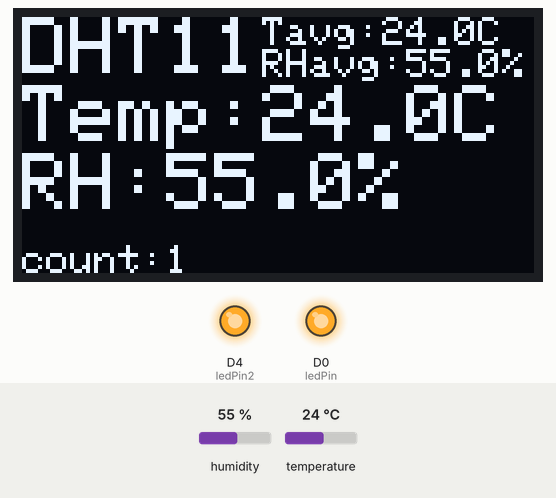
Recording of a sketch running on a simulated ESP8266 (NodeMCU). On the bench: 128×64 one-colour display, output pins drawn as LEDs (lit = HIGH). Inputs (shaded band) come from the test bench; at power-on: humidity 55 %, temperature 24 °C. What the sketch prints to the serial monitor is not drawn.

Above: at 1.6 s.
1.7 s: humidity set to 22 %
At 2.8 s:
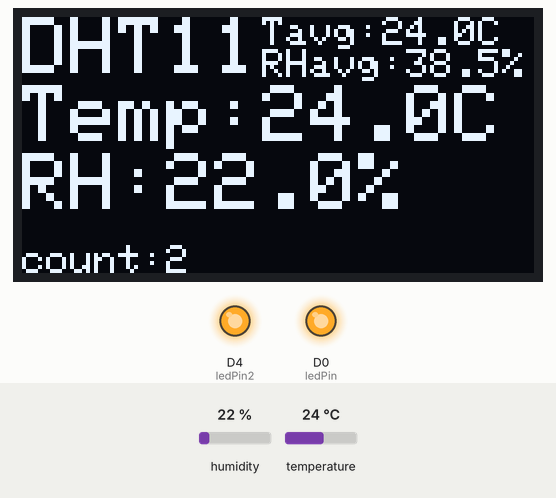
5.8 s: temperature set to 12 °C
At 6.4 s:
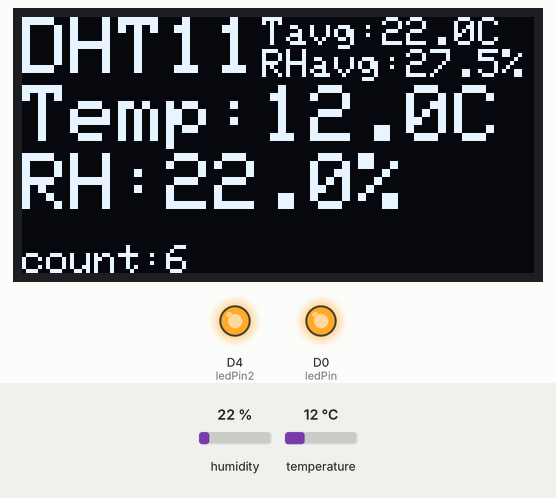
8.5 s: humidity set to 40 %
At 9.8 s:
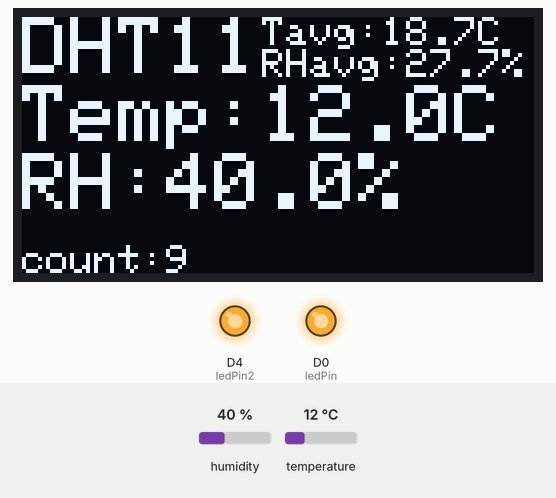
11.5 s: temperature set to 19 °C
At 12.8 s:
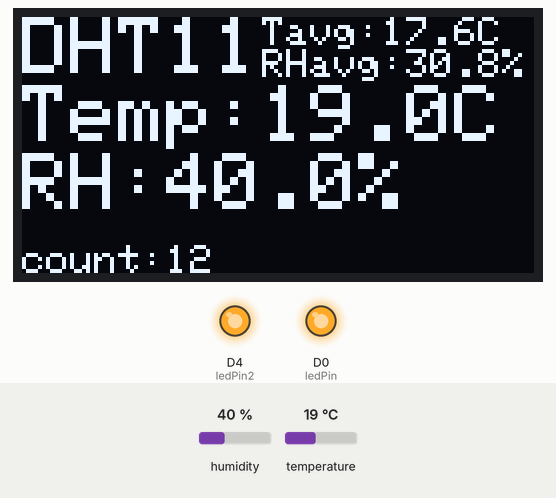
Timing chart, 0 to 14.5 s (numbered marks = the images above; inputs shaded):
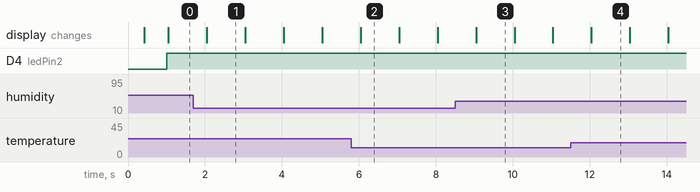

Measured:
- what the display in image 1 shows lasts 1.0 s, from 2.0 s to 3.0 s

The sketch:

DHT11OLED.ino
```cpp
//-----------------------------------------------------------------------------------OLED
//OLED REFERENCES
//FONT SIZE: (x,y) Height: 1x text 7px | 2x Text 14px | 3x text 21px

//I2C protocol default SCL,SDA Pins
//NodeMCU 1.0               SCL: D1/GPIO5    SDA: D2/GPIO4
//Arduino UNO or Pro Mini   SCL: A5          SDA: A4
//ESP32 DevKit V1 36 Pin    SCL: D22/GPIO22  SDA: D21/GPIO21
#include <SPI.h>
#include <Wire.h>
#include <Adafruit_GFX.h>
#include <Adafruit_SSD1306.h>
#define SCREEN_WIDTH 128    // OLED display width, in pixels
#define SCREEN_HEIGHT 64    // OLED display height, in pixels
#define OLED_RESET     -1   // OLED reset pin # (or -1 if none or sharing board reset pin)
#define SCREEN_ADDRESS 0x3C //See datasheet for Address
//Wire.begin(sda, scl);
Adafruit_SSD1306 display(SCREEN_WIDTH, SCREEN_HEIGHT, &Wire, OLED_RESET);
bool invertDisplay = false;

//------------------------------------------------------------------------------------DHT
#include <Adafruit_Sensor.h>
#include <DHT.h>
#include <DHT_U.h>
//define DHTTYPE DHT22  //Change if you are using DHT22
#define DHTTYPE DHT11   //Set sensor type
#define DHTPIN D5       //Set to pin where the DHT Sensor data is connected
DHT_Unified dht(DHTPIN, DHTTYPE);
//uint32_t delayMS;
unsigned int delayMS;
float currentTemp;
float currentRH;
float averageTemp;
float averageRH;
unsigned long samples;
String Tavg;
String RHavg;
String totalSamples;
float MaxTemp;
float MinTemp;
float MaxRH;
float MinRH;
String MT;
String mT;
String MRH;
String mRH;

//Delay without delay
const byte ledPin = D0;    // pin of LED
const byte ledPin2 = LED_BUILTIN;
const bool invertedLED = true;
bool ledState = LOW;               // state to set LED to
unsigned long previousMillis = 0;  // last time function was called
const long interval = 1000;        // interval

//-----------------------------------------------------------------------------------------------------------------------------------------------------------------------------------------
//-----------------------------------------------------------------------------------------------------------------------------------------------------------------------------------------

void SplashScreen(void) {
  display.clearDisplay();      // Always clear before writing new screen
  display.setCursor(0, 0);     // Start at top-left corner
  display.setTextSize(2);      // Set text size
  display.write("Phuwanut");
  display.setCursor(0, 16);    // Set second text starting location
  display.write("DHT OLED");
  display.display();           // Display written text on the display
}

//-----------------------------------------------------------------------------------------------------------------------------------------------------------------------------------------
//-----------------------------------------------------------------------------------------------------------------------------------------------------------------------------------------

void DHT_initialize(void) { //Mostly from Adafruit DHT_Unified_Sensor example
  dht.begin();
  sensor_t sensor;
  dht.temperature().getSensor(&sensor);
  Serial.println(F("------------------------------------"));
  Serial.println(F("Temperature Sensor")); // Print temperature sensor details.
  Serial.print  (F("Sensor Type: ")); Serial.println(sensor.name);
  Serial.print  (F("Driver Ver:  ")); Serial.println(sensor.version);
  Serial.print  (F("Unique ID:   ")); Serial.println(sensor.sensor_id);
  Serial.print  (F("Max Value:   ")); Serial.print(sensor.max_value); Serial.println(F("°C"));
  Serial.print  (F("Min Value:   ")); Serial.print(sensor.min_value); Serial.println(F("°C"));
  Serial.print  (F("Resolution:  ")); Serial.print(sensor.resolution); Serial.println(F("°C"));
  Serial.println(F("------------------------------------"));
  dht.humidity().getSensor(&sensor);
  Serial.println(F("Humidity Sensor"));    // Print humidity sensor details.
  Serial.print  (F("Sensor Type: ")); Serial.println(sensor.name);
  Serial.print  (F("Driver Ver:  ")); Serial.println(sensor.version);
  Serial.print  (F("Unique ID:   ")); Serial.println(sensor.sensor_id);
  Serial.print  (F("Max Value:   ")); Serial.print(sensor.max_value); Serial.println(F("%"));
  Serial.print  (F("Min Value:   ")); Serial.print(sensor.min_value); Serial.println(F("%"));
  Serial.print  (F("Resolution:  ")); Serial.print(sensor.resolution); Serial.println(F("%"));
  Serial.println(F("------------------------------------"));
  const unsigned long delayMS = sensor.min_delay / 1000;       // Set delay between sensor readings based on sensor details.
}

//-----------------------------------------------------------------------------------------------------------------------------------------------------------------------------------------
//-----------------------------------------------------------------------------------------------------------------------------------------------------------------------------------------


void OLED_initialize(void) { // SSD1306_SWITCHCAPVCC = generate display voltage from 3.3V internally
  if (!display.begin(SSD1306_SWITCHCAPVCC, SCREEN_ADDRESS)) { // Idk why but need this for display to function
    Serial.println(F("SSD1306 allocation failed"));
    for (;;); // Don't proceed, loop forever
  }
  display.clearDisplay(); //get rid of default adafruit logo when display is initializeed
  display.display();
}

//-----------------------------------------------------------------------------------------------------------------------------------------------------------------------------------------
//-----------------------------------------------------------------------------------------------------------------------------------------------------------------------------------------

//-----------------------------------------------------------------------------------------------------------------------------------------------------------------------------------------
//-----------------------------------------------------------------------------------------------------------------------------------------------------------------------------------------

void setup() {
  OLED_initialize();
  display.cp437(true);         // Use full 256 char 'Code Page 437' font
  display.setTextColor(SSD1306_WHITE); // Draw white text
  pinMode(ledPin, OUTPUT);
  pinMode(ledPin2, OUTPUT);
  Serial.begin(9600);
  digitalWrite(ledPin, invertedLED);
  //DHT
  DHT_initialize();

  SplashScreen();
  if (invertedLED == true) {
    ledState = !ledState;
  }
}

//=========================================================================================================================================================================================
//=========================================================================================================================================================================================

void loop() {
  unsigned long currentMillis = millis();
  if (currentMillis - previousMillis >= interval) { // Past the sensor interval
    previousMillis = currentMillis;        // Save last time function was called
    //ROW 1-HEADER-------------------------------------------------------------------------------------------------------------------------------------------------------------------------
    display.clearDisplay();                // Always clear old stuff before drawing new stuff
    display.setTextColor(SSD1306_WHITE);   // Draw white text

    display.setCursor(0, 0);               // Start at top-left corner
    display.setTextSize(2);                // 2x font
    display.write("DHT11");                // Actual text
    sensors_event_t event;                 // Create a sensors_event_t object in memory to hold results
    //Row 2-TEMP---------------------------------------------------------------------------------------------------------------------------------------------------------------------------
    display.setCursor(0, 17);              // Move cursor Down
    display.write("Temp:");                // Actual text 2

    dht.temperature().getEvent(&event);    // Get a new sensor event, passing in our 'event' placeholder
    if (isnan(event.temperature)) {        // If temperature is not a number
      Serial.println(F("Error reading temperature!"));
      display.write("Error");
    }
    else {
      Serial.print(F("Temperature: "));
      Serial.print(event.temperature);
      Serial.println(F("°C"));
      currentTemp = event.temperature;
      String Temp = String(event.temperature, 1);
      display.write(Temp.c_str());
      display.write("C");
    }
    display.setCursor(0, 34);
    display.write("RH:");

    dht.humidity().getEvent(&event);      // Read relative humidity data
    if (isnan(event.relative_humidity)) { // If relative humidity is not a number
      Serial.println(F("Error reading humidity!"));
      display.write("Error");
    }
    else {
      Serial.print(F("Humidity: "));
      Serial.print(event.relative_humidity);
      Serial.println(F("%"));
      currentRH = event.relative_humidity;
      String RH = String(event.relative_humidity, 1);
      display.write(RH.c_str());
      display.write("%");
    }

    //-------------------------------------------------------------------------------------------------------------------------------------------------------------------------------------

    ledState = !ledState; // Toggle LED state
    if (isnan(event.temperature) || isnan(event.relative_humidity)) { // Not getting any data from DHT sensor
      invertDisplay = !invertDisplay;
      if (ledState == HIGH) {
        digitalWrite(ledPin, ledState); // if invertedLED is true, LED turns off and vice versa
        digitalWrite(ledPin2, ledState);
      }
      else if (ledState == LOW) {
        digitalWrite(ledPin, ledState);
        digitalWrite(ledPin2, ledState);
      }
    }
    else if (!isnan(event.temperature) && !isnan(event.relative_humidity)) {
      invertDisplay = false;
      digitalWrite(ledPin, invertedLED);
      digitalWrite(ledPin2, invertedLED);

      samples++;
      averageTemp += (currentTemp - averageTemp) / samples;
      averageRH += (currentRH - averageRH) / samples;
      Serial.print("averageTemp: ");
      Serial.println(averageTemp);
      Serial.print("averageRH: ");
      Serial.println(averageRH);
      Tavg = String(averageTemp, 1);
      RHavg = String(averageRH, 1);
      totalSamples = String(samples);
    }
    display.setTextSize(1);
    //display.setCursor(0, 49);
    display.setCursor(60, 0);
    display.write("Tavg:");
    display.write(Tavg.c_str());
    display.write("C");
    //display.setCursor(64, 49);
    display.setCursor(60, 8);
    display.write("RHavg:");
    display.write(RHavg.c_str());
    display.write("%");
    display.setCursor(0, 57);
    display.write("count:");
    display.write(totalSamples.c_str());

    display.invertDisplay(invertDisplay);
    display.display();
  }
}
```
